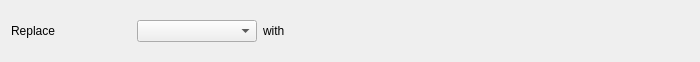
<?xml version="1.0" encoding="UTF-8"?>
<ui version="4.0">
 <class>AltGui_File_Replacing_Wid</class>
 <widget class="QWidget" name="AltGui_File_Replacing_Wid">
  <property name="geometry">
   <rect>
    <x>0</x>
    <y>0</y>
    <width>700</width>
    <height>60</height>
   </rect>
  </property>
  <property name="minimumSize">
   <size>
    <width>700</width>
    <height>0</height>
   </size>
  </property>
  <property name="windowTitle">
   <string>Form</string>
  </property>
  <layout class="QHBoxLayout" name="horizontalLayout_2">
   <item>
    <layout class="QHBoxLayout" name="horizontalLayout">
     <item>
      <widget class="QLabel" name="label">
       <property name="text">
        <string>Replace</string>
       </property>
      </widget>
     </item>
     <item>
      <widget class="QComboBox" name="comboBox">
       <property name="minimumSize">
        <size>
         <width>100</width>
         <height>20</height>
        </size>
       </property>
      </widget>
     </item>
     <item>
      <widget class="QLabel" name="label_2">
       <property name="text">
        <string>with</string>
       </property>
      </widget>
     </item>
     <item>
      <widget class="Sys_Filechooser_Dia" name="widget" native="true">
       <property name="minimumSize">
        <size>
         <width>300</width>
         <height>40</height>
        </size>
       </property>
      </widget>
     </item>
    </layout>
   </item>
  </layout>
 </widget>
 <customwidgets>
  <customwidget>
   <class>Sys_Filechooser_Dia</class>
   <extends>QWidget</extends>
   <header>sys_filechooser_dia.h</header>
   <container>1</container>
  </customwidget>
 </customwidgets>
 <resources/>
 <connections/>
</ui>
